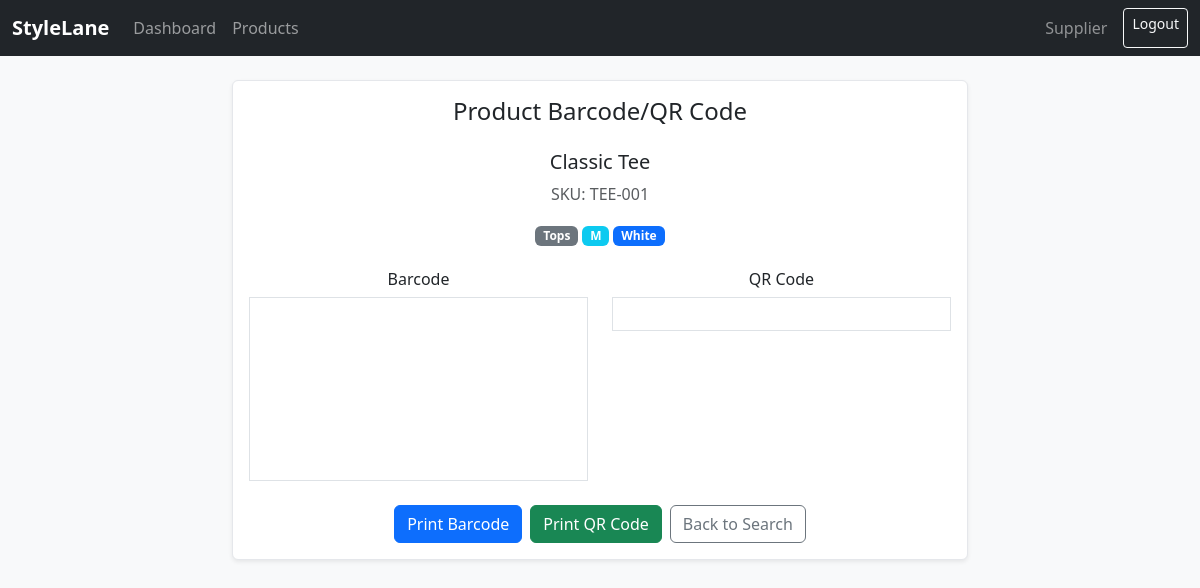
The app's page /products/1/barcode (signed in) with its own data.
### app.py (models this page shows, shortened)
class Product(db.Model):
    id = db.Column(db.Integer, primary_key=True)
    name = db.Column(db.String(120), nullable=False)
    sku = db.Column(db.String(80), unique=True, nullable=False)
    category = db.Column(db.String(80), nullable=True)
    supplier_id = db.Column(db.Integer, db.ForeignKey("user.id"), nullable=True)
    image_url = db.Column(db.String(500), nullable=True)
    price = db.Column(db.Float, nullable=True)
    cost_price = db.Column(db.Float, nullable=True)
    size = db.Column(db.String(20), nullable=True)
    color = db.Column(db.String(50), nullable=True)
    description = db.Column(db.Text, nullable=True)
    inventory_items = db.relationship("Inventory", backref="product_rel", lazy=True)

### app.py (the view)
@app.route("/products/<int:product_id>/barcode")
@login_required
def product_barcode(product_id):
    product = Product.query.get_or_404(product_id)
    return render_template("barcode.html", product=product)

### app.py (called while the page is built)
def login_required(view_func):
    @wraps(view_func)
    def wrapper(*args, **kwargs):
        if "user_id" not in session:
            flash("Please log in to continue.", "warning")
            return redirect(url_for("login"))
        return view_func(*args, **kwargs)
    return wrapper

def ensure_db_initialized():
    inspector = inspect(db.engine)
    if not inspector.has_table("user"):
        db.create_all()

@app.before_request
def _bootstrap_db():
    ensure_db_initialized()

### templates/barcode.html (shortened to what this page needs)
{% extends "base.html" %}
{% block content %}
<div class="row justify-content-center">
  <div class="col-md-8">
    <div class="card shadow-sm">
      <div class="card-body text-center">
        <h4 class="card-title mb-4">Product Barcode/QR Code</h4>
        <div class="mb-4">
          <h5>{{ product.name }}</h5>
          <p class="text-muted">SKU: {{ product.sku }}</p>
          {% if product.category %}<span class="badge bg-secondary">{{ product.category }}</span>{% endif %}
          {% if product.size %}<span class="badge bg-info">{{ product.size }}</span>{% endif %}
          {% if product.color %}<span class="badge bg-primary">{{ product.color }}</span>{% endif %}
        </div>
        <div class="row g-4 mb-4">
          <div class="col-md-6">
            <h6>Barcode</h6>
            <div class="border p-3 bg-white">
              <svg id="barcode"></svg>
            </div>
          </div>
          <div class="col-md-6">
            <h6>QR Code</h6>
            <div class="border p-3 bg-white">
            </div>
          </div>
        </div>
        <div class="d-flex gap-2 justify-content-center">
          <button onclick="printBarcode()" class="btn btn-primary">Print Barcode</button>
          <button onclick="printQR()" class="btn btn-success">Print QR Code</button>
          <a href="{{ url_for('product_search') }}" class="btn btn-outline-secondary">Back to Search</a>
        </div>
      </div>
    </div>
  </div>
</div>
{% endblock %}

### static/style.css (style rules this page uses)
body { background-color: #f8f9fa; }
.card { border: 1px solid #e5e7eb; }
.badge { font-weight: 600; }

### records on screen
Product: name "Classic Tee", sku "TEE-001", category "Tops", size "M", color "White"

### other values on screen
{{ session.get('user_role')|capitalize }} "Supplier"
